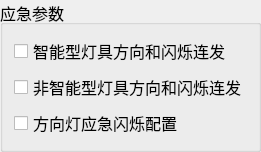
  <widget class="QGroupBox" name="EmergencyBox">
   <property name="geometry">
    <rect>
     <x>550</x>
     <y>20</y>
     <width>260</width>
     <height>110</height>
    </rect>
   </property>
   <property name="font">
    <font>
     <pointsize>12</pointsize>
    </font>
   </property>
   <property name="title">
    <string>应急参数</string>
   </property>
   <property name="checkable">
    <bool>false</bool>
   </property>
   <property name="checked">
    <bool>false</bool>
   </property>
   <layout class="QVBoxLayout" name="verticalLayout_12">
    <item>
     <widget class="QCheckBox" name="DirectionTwinkleCheckBox">
      <property name="font">
       <font>
        <pointsize>12</pointsize>
       </font>
      </property>
      <property name="text">
       <string>智能型灯具方向和闪烁连发</string>
      </property>
     </widget>
    </item>
    <item>
     <widget class="QCheckBox" name="UCDirectionTwinkleCheckBox">
      <property name="font">
       <font>
        <pointsize>12</pointsize>
       </font>
      </property>
      <property name="text">
       <string>非智能型灯具方向和闪烁连发</string>
      </property>
     </widget>
    </item>
    <item>
     <widget class="QCheckBox" name="TwinkleCheckBox">
      <property name="font">
       <font>
        <pointsize>12</pointsize>
       </font>
      </property>
      <property name="text">
       <string>方向灯应急闪烁配置</string>
      </property>
     </widget>
    </item>
   </layout>
  </widget>
